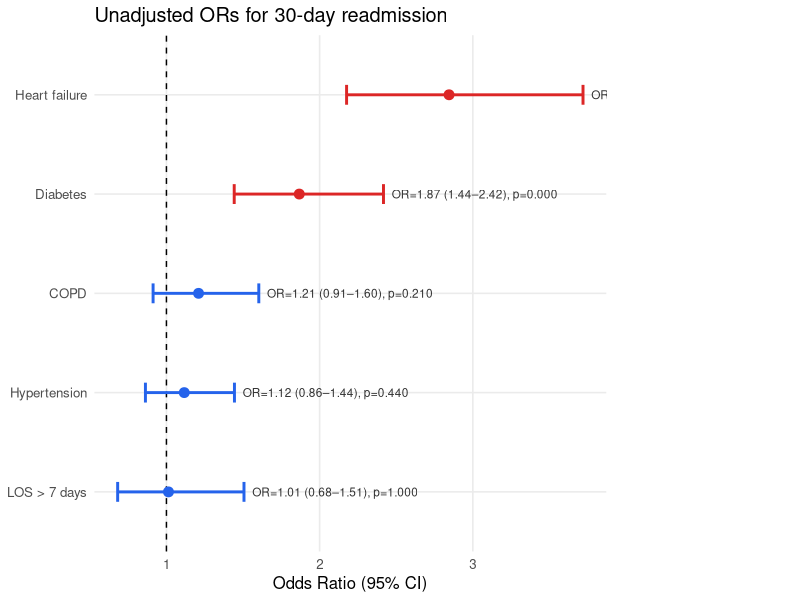
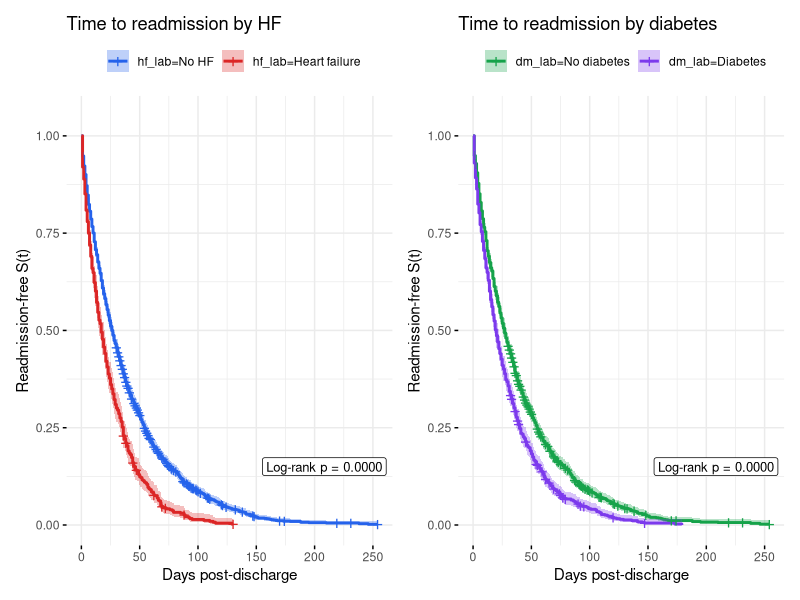
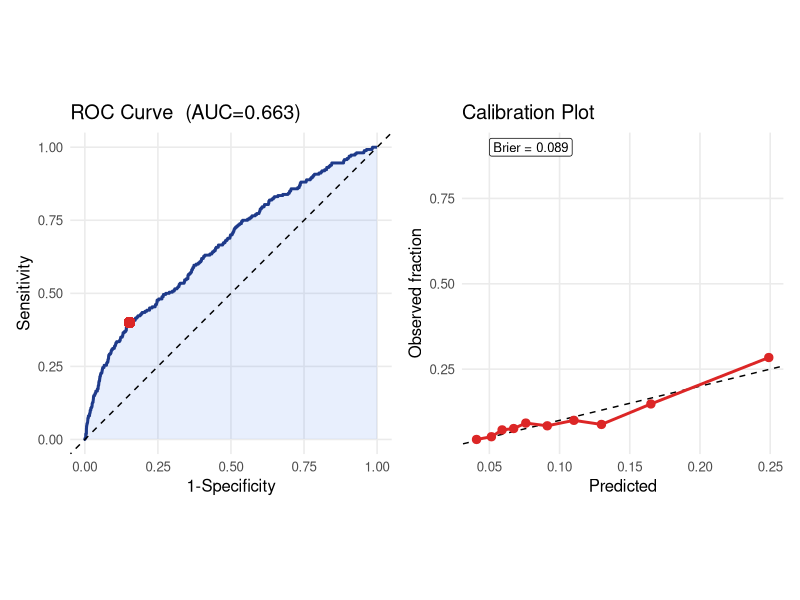
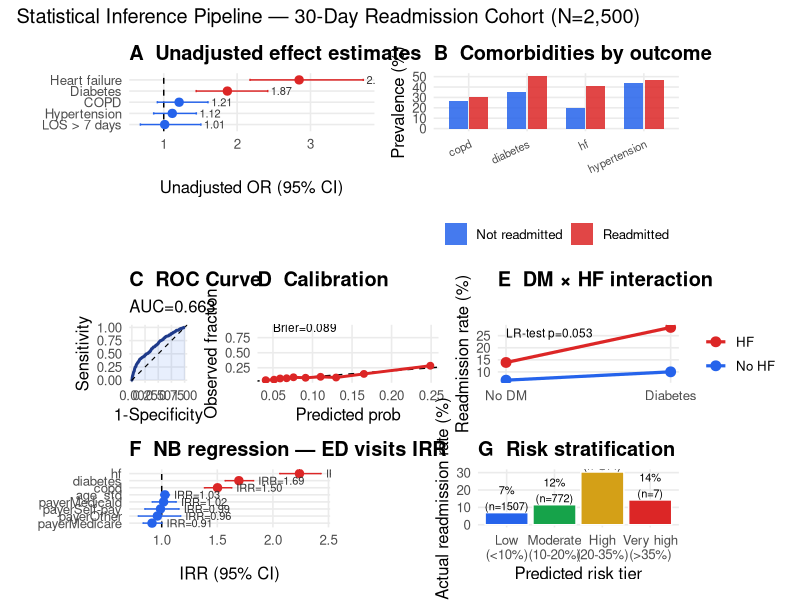
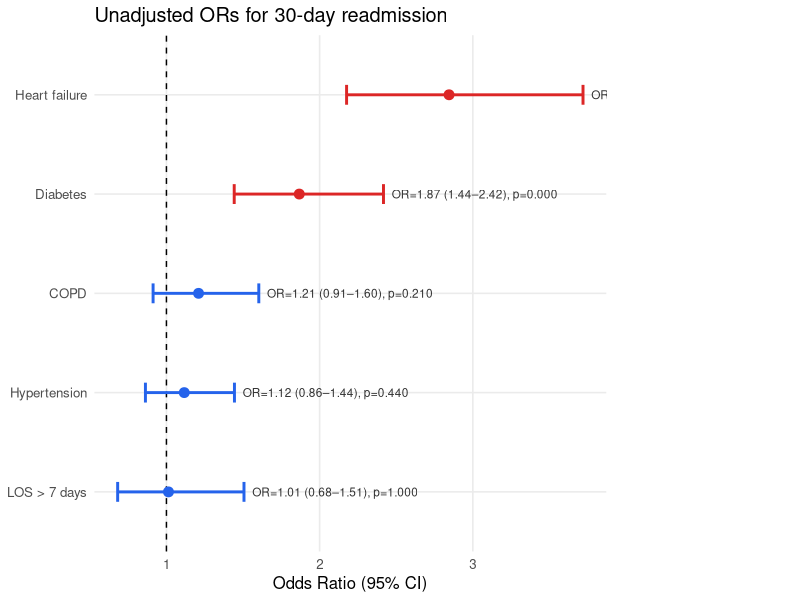
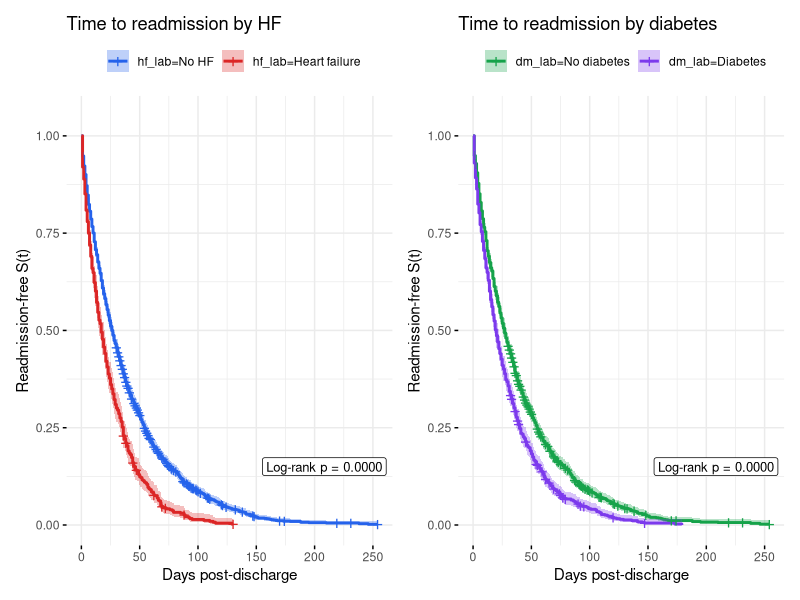
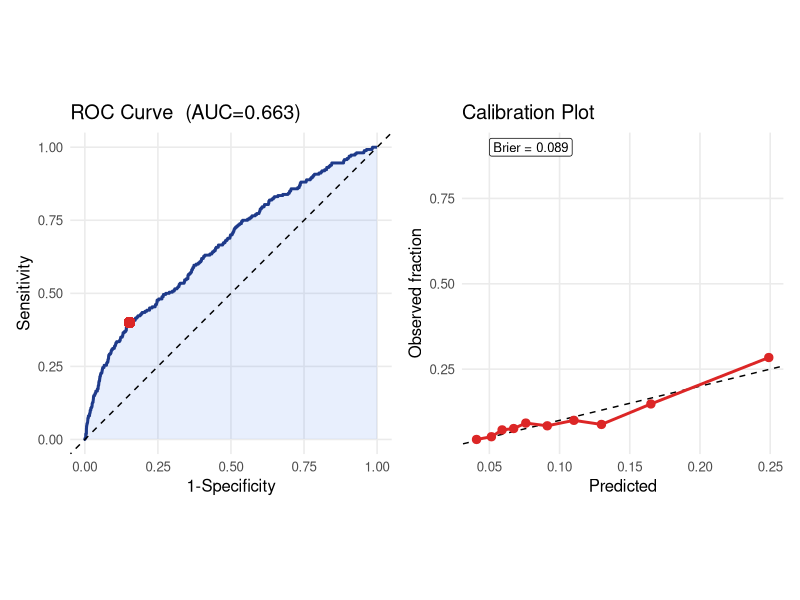
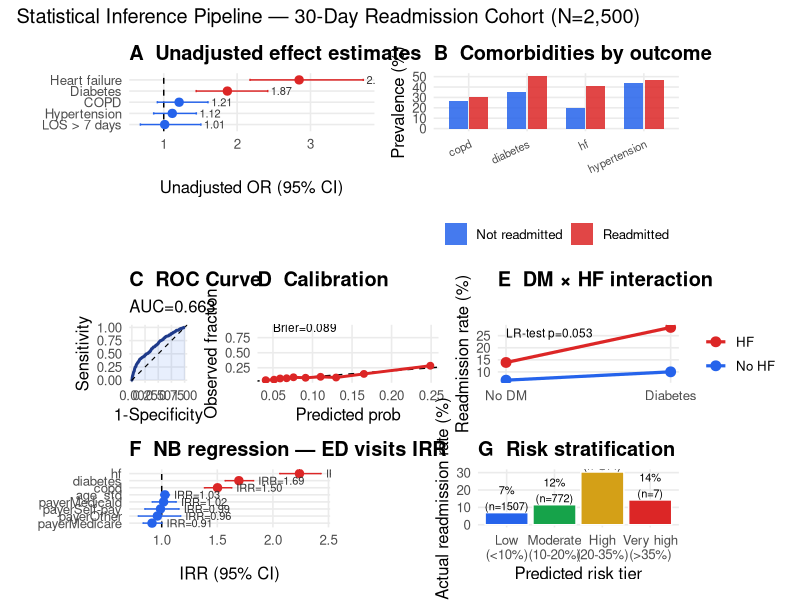

R code for these plots, in order:
## ---- chunk 1
library(dplyr)
library(tidyr)
library(ggplot2)
library(broom)
library(MASS, exclude = "select")
library(survival)
library(survminer)
library(epitools)
library(pROC)
library(tibble)
library(patchwork)

SEED <- 42
set.seed(SEED)

theme_set(
  theme_minimal(base_size = 12) +
    theme(
      panel.background = element_rect(fill = "white", colour = NA),
      plot.background  = element_rect(fill = "white", colour = NA),
      panel.grid.minor = element_blank()
    )
)

mod03_dir <- file.path(tempdir(), "mod03")
dir.create(mod03_dir, showWarnings = FALSE, recursive = TRUE)

logistic <- function(x) 1 / (1 + exp(-x))
N <- 2500
base <- matrix(rnorm(N * 4), ncol = 4)

set.seed(99)

# ── Covariates ────────────────────────────────────────────────────────────────
age           <- as.integer(pmin(pmax(rnorm(N, 62, 15), 18), 92))
sex           <- sample(c("M", "F"), N, replace = TRUE, prob = c(0.48, 0.52))
payer         <- sample(
  c("Medicare", "Medicaid", "Private", "Self-pay", "Other"),
  N, replace = TRUE, prob = c(0.40, 0.22, 0.28, 0.07, 0.03)
)
diabetes      <- rbinom(N, 1, logistic(0.6 * base[, 1] - 0.5 + 0.02 * (age - 62) / 15))
hypertension  <- rbinom(N, 1, logistic(0.7 * base[, 1] - 0.2))
hf            <- rbinom(N, 1, logistic(0.4 * base[, 2] + 0.5 * hypertension - 1.5))
copd          <- rbinom(N, 1, logistic(0.5 * base[, 3] - 1.0))
los_days      <- as.integer(pmin(pmax(rgamma(N, shape = 2.5, scale = 1.8), 1), 30))
admit_type    <- sample(c("Emergency", "Elective", "Urgent"), N, replace = TRUE,
                        prob = c(0.52, 0.30, 0.18))
n_comorb      <- diabetes + hypertension + hf + copd

# ── Outcomes ──────────────────────────────────────────────────────────────────
readmit_logit <- (-3.0 + 0.5 * diabetes + 0.7 * hf + 0.8 * diabetes * hf  # interaction
                  + 0.3 * copd + 0.02 * (age - 62) / 15
                  + 0.3 * as.integer(admit_type == "Emergency")
                  + 0.25 * as.integer(payer == "Medicaid")
                  + 0.2 * as.integer(los_days > 7) + rnorm(N, 0, 0.25))
readmitted    <- rbinom(N, 1, logistic(readmit_logit))

# Survival: time to readmission
hazard      <- exp(-3.8 + 0.5 * hf + 0.3 * diabetes + 0.15 * (los_days > 7))
surv_days   <- as.integer(pmin(pmax(rexp(N, rate = hazard), 1), 365))
censor_time <- as.integer(round(runif(N, 30, 365)))
event_obs   <- as.integer(surv_days <= censor_time)
duration    <- ifelse(event_obs == 1, surv_days, censor_time)

# ED visits (NB distributed)
log_mu_ed <- (-0.3 + 0.5 * diabetes + 0.8 * hf + 0.4 * copd + 0.02 * (age - 62) / 15 + log(2))
ed_visits <- rnbinom(N, size = 2, mu = exp(log_mu_ed))

df <- tibble(
  patient_id     = sprintf("PT-%05d", seq_len(N)),
  age            = age,
  age_std        = (age - 62) / 15,
  sex            = sex,
  payer          = relevel(factor(payer), ref = "Private"),
  admit_type     = relevel(factor(admit_type), ref = "Elective"),
  los_days       = los_days,
  los_gt7        = as.integer(los_days > 7),
  diabetes       = diabetes,
  hypertension   = hypertension,
  hf             = hf,
  copd           = copd,
  n_comorb       = n_comorb,
  readmitted     = readmitted,
  duration_days  = duration,
  event_observed = event_obs,
  ed_visits      = ed_visits,
  log_follow_up  = log(2)
) |>
  mutate(
    age_group = cut(age, breaks = c(17, 44, 64, 74, 95),
                    labels = c("18-44", "45-64", "65-74", "75+"))
  )

cat(sprintf("Capstone dataset: %d x %d\n", nrow(df), ncol(df)))
cat(sprintf("Readmission rate : %.1f%%\n", mean(readmitted) * 100))
cat(sprintf("Event rate (surv): %.1f%%\n", mean(event_obs) * 100))
cat(sprintf("Mean ED visits   : %.2f  (var=%.2f)\n", mean(ed_visits), var(ed_visits)))
## ---- chunk 2
wilson_ci <- function(k, n) {
  z <- qnorm(0.975); p <- k / n; den <- 1 + z^2 / n
  mid <- (p + z^2 / (2 * n)) / den
  hw  <- (z * sqrt(p * (1 - p) / n + z^2 / (4 * n^2))) / den
  c(round((mid - hw) * 100, 1), round((mid + hw) * 100, 1))
}

skewness <- function(x) mean((x - mean(x, na.rm = TRUE))^3, na.rm = TRUE) /
  sd(x, na.rm = TRUE)^3

g0 <- df |> filter(readmitted == 0)
g1 <- df |> filter(readmitted == 1)
cat(sprintf("TABLE 1 — Baseline characteristics by 30-day readmission (N=%d)\n", N))
cat(sprintf("%-30s %20s %20s %8s\n", "Variable", "Not readmitted", "Readmitted", "p"))
cat(paste(rep("=", 82), collapse = ""), "\n")
cat(sprintf("%-30s %20s %20s\n", "N", format(nrow(g0), big.mark = ","),
            format(nrow(g1), big.mark = ",")))

for (pair in list(c("age", "Age (years)"), c("los_days", "LOS (days)"),
                  c("n_comorb", "N comorbidities"))) {
  col <- pair[[1]]; label <- pair[[2]]
  sk <- skewness(df[[col]])
  if (abs(sk) > 0.8) {
    s0 <- sprintf("%.1f [%.1f–%.1f]", median(g0[[col]]),
                  quantile(g0[[col]], 0.25), quantile(g0[[col]], 0.75))
    s1 <- sprintf("%.1f [%.1f–%.1f]", median(g1[[col]]),
                  quantile(g1[[col]], 0.25), quantile(g1[[col]], 0.75))
    p  <- wilcox.test(g0[[col]], g1[[col]], alternative = "two.sided")$p.value
  } else {
    s0 <- sprintf("%.1f ± %.1f", mean(g0[[col]]), sd(g0[[col]]))
    s1 <- sprintf("%.1f ± %.1f", mean(g1[[col]]), sd(g1[[col]]))
    p  <- t.test(g0[[col]], g1[[col]])$p.value
  }
  cat(sprintf("%-30s %20s %20s %8.4f\n", label, s0, s1, p))
}

for (pair in list(
  c("sex", "Female sex"), c("payer", "Payer"), c("admit_type", "Admit type"),
  c("diabetes", "Diabetes"), c("hf", "Heart failure"), c("copd", "COPD")
)) {
  col <- pair[[1]]; label <- pair[[2]]
  ct <- table(df[[col]], df$readmitted)
  p  <- if (nrow(ct) >= 2) chisq.test(ct)$p.value else 1
  cat(sprintf("\n%-30s %20s %20s %8.4f\n", label, "", "", p))
  cats <- unique(na.omit(df[[col]]))
  cats <- cats[seq_len(min(4, length(cats)))]
  for (catv in cats) {
    n0 <- sum(g0[[col]] == catv); p0 <- n0 / nrow(g0) * 100
    n1 <- sum(g1[[col]] == catv); p1 <- n1 / nrow(g1) * 100
    cat(sprintf("  %-28s %5d (%4.1f%%)       %5d (%4.1f%%)\n",
                as.character(catv), n0, p0, n1, p1))
  }
}
## ---- chunk 3
EXPOSURES <- list(
  c("diabetes", "Diabetes"), c("hf", "Heart failure"),
  c("copd", "COPD"), c("hypertension", "Hypertension"),
  c("los_gt7", "LOS > 7 days")
)

fp_df <- bind_rows(lapply(EXPOSURES, function(pair) {
  col <- pair[[1]]; label <- pair[[2]]
  a <- sum(df[[col]] == 1 & df$readmitted == 1)
  b <- sum(df[[col]] == 1 & df$readmitted == 0)
  c <- sum(df[[col]] == 0 & df$readmitted == 1)
  d <- sum(df[[col]] == 0 & df$readmitted == 0)
  OR <- if (b * c > 0) (a * d) / (b * c) else NA_real_
  se <- sqrt(1 / a + 1 / b + 1 / c + 1 / d)
  p  <- chisq.test(matrix(c(a, b, c, d), nrow = 2, byrow = TRUE))$p.value
  tibble(label = label, OR = OR,
         lo = exp(log(OR) - 1.96 * se), hi = exp(log(OR) + 1.96 * se), p = p)
}))

p_fp <- ggplot(fp_df, aes(OR, reorder(label, OR),
                          colour = ifelse(OR > 1 & p < 0.05, "#DC2626", "#2563EB"))) +
  geom_vline(xintercept = 1, linetype = "dashed") +
  geom_errorbarh(aes(xmin = lo, xmax = hi), height = 0.2, linewidth = 1) +
  geom_point(size = 3) +
  geom_text(aes(x = hi, label = sprintf("OR=%.2f (%.2f–%.2f), p=%.3f", OR, lo, hi, p)),
            hjust = -0.05, size = 3, colour = "grey20") +
  scale_colour_identity() +
  labs(x = "Odds Ratio (95% CI)", y = NULL,
       title = "Unadjusted ORs for 30-day readmission") +
  theme(plot.margin = margin(5, 140, 5, 5))

print(p_fp)
ggsave(file.path(mod03_dir, "capstone_forest.png"), p_fp,
       width = 10, height = 5, dpi = 120)
## ---- chunk 4
df <- df |>
  mutate(
    hf_lab = factor(hf, levels = c(0, 1), labels = c("No HF", "Heart failure")),
    dm_lab = factor(diabetes, levels = c(0, 1), labels = c("No diabetes", "Diabetes"))
  )

km_hf <- survfit(Surv(duration_days, event_observed) ~ hf_lab, data = df)
km_dm <- survfit(Surv(duration_days, event_observed) ~ dm_lab, data = df)
lr_hf <- survdiff(Surv(duration_days, event_observed) ~ hf, data = df)
lr_dm <- survdiff(Surv(duration_days, event_observed) ~ diabetes, data = df)
p_lr_hf <- 1 - pchisq(lr_hf$chisq, length(lr_hf$n) - 1)
p_lr_dm <- 1 - pchisq(lr_dm$chisq, length(lr_dm$n) - 1)

p_km_hf <- ggsurvplot(
  km_hf, data = df, conf.int = TRUE, palette = c("#2563EB", "#DC2626"),
  xlab = "Days post-discharge", ylab = "Readmission-free S(t)",
  title = "Time to readmission by HF", legend.title = "", ggtheme = theme_minimal()
)
p_km_hf$plot <- p_km_hf$plot +
  annotate("label", x = Inf, y = 0.15, hjust = 1.05,
           label = sprintf("Log-rank p = %.4f", p_lr_hf), size = 3.3) +
  coord_cartesian(ylim = c(0, 1.05))

p_km_dm <- ggsurvplot(
  km_dm, data = df, conf.int = TRUE, palette = c("#16A34A", "#7C3AED"),
  xlab = "Days post-discharge", ylab = "Readmission-free S(t)",
  title = "Time to readmission by diabetes", legend.title = "", ggtheme = theme_minimal()
)
p_km_dm$plot <- p_km_dm$plot +
  annotate("label", x = Inf, y = 0.15, hjust = 1.05,
           label = sprintf("Log-rank p = %.4f", p_lr_dm), size = 3.3) +
  coord_cartesian(ylim = c(0, 1.05))

p_km <- p_km_hf$plot + p_km_dm$plot
print(p_km)
ggsave(file.path(mod03_dir, "capstone_km.png"), p_km, width = 14, height = 5, dpi = 120)

cox_fit <- coxph(Surv(duration_days, event_observed) ~ hf + diabetes + copd, data = df)
cat("\nCox PH (capstone):\n")
print(broom::tidy(cox_fit, exponentiate = TRUE, conf.int = TRUE))
## ---- chunk 5
# Main effects model
model_main <- glm(
  readmitted ~ diabetes + hf + copd + hypertension + los_gt7 +
    age_std + sex + payer + admit_type,
  data = df, family = binomial()
)

# Model with diabetes × HF interaction
model_int <- glm(
  readmitted ~ diabetes * hf + copd + hypertension + los_gt7 +
    age_std + sex + payer + admit_type,
  data = df, family = binomial()
)

lr <- anova(model_main, model_int, test = "LRT")
lr_stat <- lr$Deviance[2]
lr_p    <- lr$`Pr(>Chi)`[2]

cat("Likelihood ratio test — diabetes × HF interaction:\n")
cat(sprintf("  LR = %.3f, df=1, p = %.4f\n\n", lr_stat, lr_p))

# Report adjusted ORs from best model
best_model <- if (!is.na(lr_p) && lr_p < 0.05) model_int else model_main
OR_table <- broom::tidy(best_model, conf.int = TRUE, exponentiate = TRUE) |>
  filter(term != "(Intercept)") |>
  transmute(term, adj_OR = round(estimate, 3),
            CI_lo = round(conf.low, 3), CI_hi = round(conf.high, 3),
            p = round(p.value, 3)) |>
  arrange(desc(adj_OR))
cat("Adjusted ORs from best model:\n")
print(OR_table)
## ---- chunk 6
df$pred_prob <- predict(best_model, type = "response")
roc_obj <- pROC::roc(df$readmitted, df$pred_prob, quiet = TRUE)
auc   <- as.numeric(pROC::auc(roc_obj))
brier <- mean((df$readmitted - df$pred_prob)^2)
coords_y <- pROC::coords(roc_obj, "best", ret = c("threshold", "specificity", "sensitivity"),
                         best.method = "youden")
opt_thr <- as.numeric(coords_y$threshold[1])
opt_fpr <- 1 - as.numeric(coords_y$specificity[1])
opt_tpr <- as.numeric(coords_y$sensitivity[1])
roc_df <- tibble(fpr = 1 - roc_obj$specificities, tpr = roc_obj$sensitivities)

calib_df <- tibble(y = df$readmitted, p = df$pred_prob) |>
  mutate(bin = ntile(p, 10)) |>
  group_by(bin) |>
  summarise(prob_pred = mean(p), prob_true = mean(y), .groups = "drop")

p_roc <- ggplot(roc_df, aes(fpr, tpr)) +
  geom_ribbon(aes(ymin = 0, ymax = tpr), fill = "#2563EB", alpha = 0.1) +
  geom_line(colour = "#1E3A8A", linewidth = 1) +
  geom_abline(slope = 1, intercept = 0, linetype = "dashed") +
  geom_point(aes(x = opt_fpr, y = opt_tpr), colour = "#DC2626", size = 3) +
  labs(x = "1-Specificity", y = "Sensitivity",
       title = sprintf("ROC Curve  (AUC=%.3f)", auc)) +
  coord_equal()

p_cal <- ggplot(calib_df, aes(prob_pred, prob_true)) +
  geom_abline(slope = 1, intercept = 0, linetype = "dashed") +
  geom_line(colour = "#DC2626", linewidth = 1) +
  geom_point(colour = "#DC2626", size = 2.5) +
  labs(x = "Predicted", y = "Observed fraction", title = "Calibration Plot") +
  annotate("label", x = 0.05, y = 0.90, hjust = 0,
           label = sprintf("Brier = %.3f", brier), size = 3.3)

p_eval <- p_roc + p_cal
print(p_eval)
ggsave(file.path(mod03_dir, "capstone_model_eval.png"), p_eval,
       width = 12, height = 5, dpi = 120)
cat(sprintf("AUC: %.3f  |  Brier: %.3f\n", auc, brier))
## ---- chunk 7
df$log_follow <- log(2)
model_pois_ed <- glm(
  ed_visits ~ diabetes + hf + copd + age_std + payer,
  data = df, family = poisson(), offset = log_follow
)
disp_ratio <- model_pois_ed$deviance / model_pois_ed$df.residual
cat(sprintf("Poisson overdispersion (deviance/df): %.2f\n", disp_ratio))

model_nb <- MASS::glm.nb(
  ed_visits ~ diabetes + hf + copd + age_std + payer + offset(log_follow),
  data = df
)

irr_nb <- broom::tidy(model_nb, conf.int = TRUE, exponentiate = TRUE) |>
  filter(!term %in% c("(Intercept)")) |>
  transmute(term, IRR = round(estimate, 3),
            CI_lo = round(conf.low, 3), CI_hi = round(conf.high, 3),
            p = round(p.value, 3)) |>
  arrange(desc(IRR))
cat("NB regression — ED visits IRR:\n")
print(irr_nb)
cat(sprintf("AIC Poisson: %.1f  |  AIC NB: %.1f\n", AIC(model_pois_ed), AIC(model_nb)))
## ---- chunk 8
e_value <- function(RR) {
  if (RR < 1) RR <- 1 / RR
  RR + sqrt(RR * (RR - 1))
}
or_to_rr <- function(OR, prev) OR / ((1 - prev) + prev * OR)
prev <- mean(df$readmitted)

get_or <- function(model, name) {
  cf <- coef(model)
  if (name %in% names(cf)) exp(unname(cf[[name]])) else NA_real_
}

cat("E-value sensitivity analysis\n")
cat(paste(rep("=", 60), collapse = ""), "\n")
for (pair in list(
  list("Diabetes (adj OR)", get_or(best_model, "diabetes")),
  list("HF (adj OR)", get_or(best_model, "hf")),
  list("diabetes:hf (adj OR)", get_or(best_model, "diabetes:hf"))
)) {
  label <- pair[[1]]; OR_val <- pair[[2]]
  if (is.na(OR_val) || OR_val <= 0) next
  rr <- or_to_rr(OR_val, prev)
  ev <- e_value(rr)
  cat(sprintf("  %-30s: adj OR=%.2f, E-value=%.2f\n", label, OR_val, ev))
}

# Multiple comparisons across five comorbidities (BH FDR)
raw_p <- vapply(c("diabetes", "hf", "copd", "hypertension", "los_gt7"), function(v) {
  chisq.test(table(df[[v]], df$readmitted))$p.value
}, numeric(1))
cat("\nBH FDR-corrected comorbidity tests:\n")
print(round(p.adjust(raw_p, method = "BH"), 4))
## ---- chunk 9
# Panel A — Unadjusted ORs
p_a <- ggplot(fp_df, aes(OR, reorder(label, OR),
                         colour = ifelse(OR > 1 & p < 0.05, "#DC2626", "#2563EB"))) +
  geom_vline(xintercept = 1, linetype = "dashed") +
  geom_errorbarh(aes(xmin = lo, xmax = hi), height = 0.2) +
  geom_point(size = 2.5) +
  geom_text(aes(x = hi, label = sprintf("%.2f", OR)), hjust = -0.15, size = 2.8, colour = "grey20") +
  scale_colour_identity() +
  labs(x = "Unadjusted OR (95% CI)", y = NULL, title = "A  Unadjusted effect estimates") +
  theme(plot.title = element_text(face = "bold"))

# Panel B — Comorbidity prevalence by readmission
comorb_long <- df |>
  select(readmitted, diabetes, hf, copd, hypertension) |>
  pivot_longer(-readmitted, names_to = "comorb", values_to = "flag") |>
  group_by(readmitted, comorb) |>
  summarise(prev = mean(flag) * 100, .groups = "drop") |>
  mutate(grp = if_else(readmitted == 1, "Readmitted", "Not readmitted"))

p_b <- ggplot(comorb_long, aes(comorb, prev, fill = grp)) +
  geom_col(position = position_dodge(0.7), width = 0.65, alpha = 0.85) +
  scale_fill_manual(values = c("Not readmitted" = "#2563EB", "Readmitted" = "#DC2626")) +
  labs(x = NULL, y = "Prevalence (%)", fill = NULL, title = "B  Comorbidities by outcome") +
  theme(plot.title = element_text(face = "bold"), legend.position = "bottom",
        axis.text.x = element_text(angle = 25, hjust = 1, size = 8))

# Panel C — ROC
p_c <- ggplot(roc_df, aes(fpr, tpr)) +
  geom_ribbon(aes(ymin = 0, ymax = tpr), fill = "#2563EB", alpha = 0.1) +
  geom_line(colour = "#1E3A8A", linewidth = 1) +
  geom_abline(slope = 1, intercept = 0, linetype = "dashed", linewidth = 0.4) +
  labs(x = "1-Specificity", y = "Sensitivity",
       title = "C  ROC Curve", subtitle = sprintf("AUC=%.3f", auc)) +
  theme(plot.title = element_text(face = "bold")) +
  coord_equal()

# Panel D — Calibration
p_d <- ggplot(calib_df, aes(prob_pred, prob_true)) +
  geom_abline(slope = 1, intercept = 0, linetype = "dashed") +
  geom_line(colour = "#DC2626", linewidth = 1) +
  geom_point(colour = "#DC2626", size = 2) +
  labs(x = "Predicted prob", y = "Observed fraction", title = "D  Calibration") +
  annotate("text", x = 0.05, y = 0.92, hjust = 0, size = 3,
           label = sprintf("Brier=%.3f", brier)) +
  theme(plot.title = element_text(face = "bold"))

# Panel E — Interaction
int_rates <- df |>
  group_by(hf, diabetes) |>
  summarise(rate = mean(readmitted) * 100, .groups = "drop") |>
  mutate(hf_lab = if_else(hf == 1, "HF", "No HF"))

p_e <- ggplot(int_rates, aes(diabetes, rate, colour = hf_lab, group = hf_lab)) +
  geom_line(linewidth = 1.1) +
  geom_point(size = 3) +
  scale_x_continuous(breaks = c(0, 1), labels = c("No DM", "Diabetes")) +
  scale_colour_manual(values = c("No HF" = "#2563EB", "HF" = "#DC2626")) +
  labs(x = NULL, y = "Readmission rate (%)", colour = NULL,
       title = "E  DM × HF interaction") +
  annotate("text", x = 0, y = Inf, hjust = 0, vjust = 1.4, size = 3,
           label = sprintf("LR-test p=%.3f", lr_p)) +
  theme(plot.title = element_text(face = "bold"))

# Panel F — NB IRR
p_f <- ggplot(irr_nb, aes(IRR, reorder(term, IRR),
                          colour = ifelse(IRR > 1 & p < 0.05, "#DC2626", "#2563EB"))) +
  geom_vline(xintercept = 1, linetype = "dashed") +
  geom_errorbarh(aes(xmin = CI_lo, xmax = CI_hi), height = 0.2) +
  geom_point(size = 2.5) +
  geom_text(aes(x = CI_hi, label = sprintf("IRR=%.2f", IRR)),
            hjust = -0.1, size = 2.8, colour = "grey20") +
  scale_colour_identity() +
  labs(x = "IRR (95% CI)", y = NULL, title = "F  NB regression — ED visits IRR") +
  theme(plot.title = element_text(face = "bold"), plot.margin = margin(5, 70, 5, 5))

# Panel G — Risk stratification
df$risk_tier <- cut(
  df$pred_prob, breaks = c(0, 0.10, 0.20, 0.35, 1.0),
  labels = c("Low\n(<10%)", "Moderate\n(10-20%)", "High\n(20-35%)", "Very high\n(>35%)"),
  include.lowest = TRUE
)
tier_df <- df |>
  group_by(risk_tier) |>
  summarise(rate = mean(readmitted) * 100, n = n(), .groups = "drop")

p_g <- ggplot(tier_df, aes(risk_tier, rate, fill = risk_tier)) +
  geom_col(colour = "white") +
  geom_text(aes(label = sprintf("%.0f%%\n(n=%d)", rate, n)), vjust = -0.1, size = 2.8) +
  scale_fill_manual(values = c("#2563EB", "#16A34A", "#D4A017", "#DC2626"), guide = "none") +
  labs(x = "Predicted risk tier", y = "Actual readmission rate (%)",
       title = "G  Risk stratification") +
  theme(plot.title = element_text(face = "bold"))

p_pub <- (p_a | p_b) /
  (p_c | p_d | p_e) /
  (p_f | p_g) +
  plot_annotation(
    title = "Statistical Inference Pipeline — 30-Day Readmission Cohort (N=2,500)"
  )
print(p_pub)
ggsave(file.path(mod03_dir, "capstone_summary_figure.png"), p_pub,
       width = 18, height = 12, dpi = 300)
cat("Saved at 300 dpi: capstone_summary_figure.png\n")
## ---- chunk 10
# Exercise 3 — EPV calculation
n_events <- sum(df$readmitted)
n_params <- length(coef(best_model)) - 1  # exclude intercept
EPV <- n_events / n_params
cat(sprintf("Events (readmissions) : %d\n", n_events))
cat(sprintf("Model parameters      : %d\n", n_params))
cat(sprintf("EPV (events per var)  : %.1f\n\n", EPV))
if (EPV >= 10) {
  cat("EPV ≥ 10: Model is adequately powered (rule of thumb).\n")
} else if (EPV >= 5) {
  cat("EPV 5–10: Borderline — consider penalised regression (Ridge/LASSO).\n")
} else {
  cat("EPV < 5: Overfitting risk — reduce predictors or use penalised logistic.\n")
}
